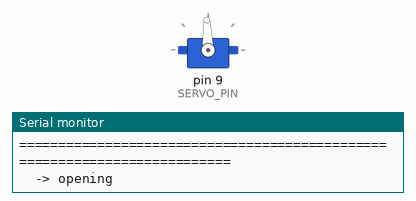
This sketch was run on a simulated Arduino Uno, built with avr-gcc and run on an emulated ATmega328P. Parts: servo, the last lines printed to the serial monitor.

Above: at 1.9 s.
At 3.9 s:
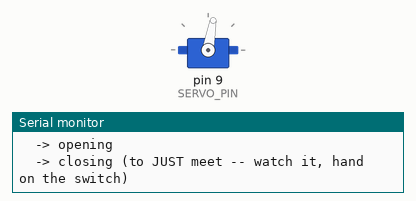
Timing chart, 0 to 7.4 s (numbered marks = the images above):
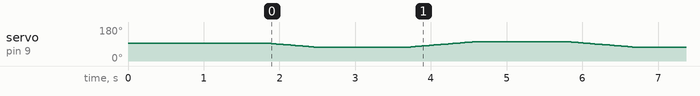

The sketch:

gripper_test.ino
```cpp
// ============================================================================
//  gripper_test.ino  --  BENCH test for the gripper's ONE servo, alone
//  Part of: curious-research / projects/effector-mount
// ----------------------------------------------------------------------------
//  WHAT THIS IS  --  AND WHAT IT IS NOT
//  A tiny bench sketch to exercise the gripper's SINGLE servo on the BENCH,
//  BY ITSELF, so you can find its open and closed positions and watch the jaws
//  move before you ever trust them on anything. It sweeps the servo slowly
//  between an OPEN pulse and a CLOSE pulse, pausing at each end, forever.
//
//  THIS IS NOT ARM MOTION CODE. It drives one servo on a breadboard, not the
//  arm. Do NOT graft this onto the 6-servo arm.
//    * Arm-mounted use MUST go through the CLAMPED path:
//        projects/arm-pen-plotter/teach_and_replay.py  (the laptop side)
//        projects/arm-pen-plotter/pen_plotter_arm.ino  (the board side)
//      driven against  arm/calibration.json  (your measured safe envelope).
//      In that path the gripper is joint index 5, and EVERY angle passes
//      through clamp() before it can reach a motor. A raw servo write like the
//      one in THIS sketch has no envelope behind it — that is exactly why it
//      stays on the bench and off the arm.
//    * The repository's controlled arm workflow requires arm/calibration.json.
//      That does not guarantee that other sketches or board startup cannot move
//      hardware. This bench sketch needs separate, measured gripper limits.
//
//  HOW TO USE IT (makers)
//    1. Wire ONE servo per the WIRING block below (external fused supply!).
//    2. Set GRIP_OPEN_US and GRIP_CLOSE_US to numbers YOU measured (see below).
//    3. Upload, open Serial Monitor at 115200 baud, READ the banner, keep a
//       hand on the power switch, and watch the jaws sweep.
// ----------------------------------------------------------------------------
//  WIRING  --  READ THIS BEFORE YOU CONNECT ANYTHING (binding safety rule)
//
//    SERVO POWER IS A SEPARATE, EXTERNAL, FUSED SUPPLY. NEVER THE ARDUINO 5 V PIN.
//
//    A gripper servo CAN STALL if commanded farther than the jaws or object can
//    move. A stalling servo draws far more current than the Arduino regulator
//    can give — powering it from the 5 V pin browns out the board (it resets or
//    acts drunk) or fries it outright.
//
//    * Use a dedicated supply within the ACTUAL servo's voltage range and size
//      it from that exact model's specification plus a supervised measurement.
//    * FUSE the positive lead. Choose the fuse from measured current, supply
//      capability and wire capacity; no universal rating is asserted here.
//    * A REACHABLE POWER SWITCH on the servo supply, within arm's reach, so you
//      can cut motor power instantly WITHOUT unplugging the USB.
//    * SHARED GROUND: the servo supply's (-) MUST connect to the Arduino GND, or
//      the signal has no common reference and the servo twitches randomly.
//
//        Arduino GND  ------+------------------  Servo supply (-)
//                           |
//        (shared ground)    +--  servo (-)  (brown/black)
//
//        Servo supply (+) --[FUSE]--[SWITCH]--  servo (+)  (red)
//
//        Arduino pin 9  ------------------------  servo signal (orange/yellow)
//
//    CHECK THIS YOURSELF: the fuse, the shared ground, and the reachable switch
//    are power items — verify them on your own bench before energizing. A human
//    watches every powered move, hand on the switch. Nothing here is ever "safe
//    unattended". Cut power first, ask questions after.
// ============================================================================

#include <Servo.h>

// ---- The signal pin the servo listens on (power comes from the EXTERNAL supply) ----
const int SERVO_PIN = 9;

// ============================================================================
//  THE TWO NUMBERS YOU MEASURE  --  in MICROSECONDS of pulse width.
//  A hobby servo reads repeated control pulses, but its accepted pulse range is
//  model-specific. Do NOT assume a universal 500..2500 us range. The exact pulse
//  for "jaws just open" and "jaws just touching" depends on YOUR
//  servo, YOUR pinion, and how you clocked the horn on the shaft — so YOU find
//  them, once, by hand. There is no universal value.
//
//  HOW TO FIND THEM SAFELY (power OFF between tries, tiny steps):
//    1. Start both equal to GRIP_MID_US (below) so the servo just centres.
//    2. Power on, watch, note where the jaws are. Power OFF.
//    3. Nudge one value by ~25 us, power on, look, power OFF. Repeat.
//    4. GRIP_OPEN_US  = the pulse where the jaws are open as wide as you need.
//    5. GRIP_CLOSE_US = the pulse where the jaws JUST MEET / just touch your
//       object -- and NO FURTHER. Do NOT drive them harder into a closed stall:
//       a stalled servo can overheat or damage its gears.
//    6. Record the values with the exact servo and mechanism revision; recheck
//       after mechanical changes.
//
//  The starting values below are UNVERIFIED placeholders near nominal centre.
//  They can still cause motion or a jam on your mechanism. REPLACE them with
//  values established by a supervised incremental bench test.
// ============================================================================
const int GRIP_MID_US   = 1500;   // placeholder only; NOT a proven centre
const int GRIP_OPEN_US  = 1300;   // <-- MEASURE: pulse for "jaws open"
const int GRIP_CLOSE_US = 1600;   // <-- MEASURE: pulse for "jaws just meet"
                                  //     (set so they TOUCH, never stall harder)

// ---- Sweep gentleness. Small step + short delay = slow, watchable motion. ----
const int SWEEP_STEP_US  = 4;      // microseconds moved per step (smaller = slower)
const int SWEEP_DELAY_MS = 12;     // pause between steps (bigger = slower)
const int END_PAUSE_MS   = 1200;   // pause at each end (open / closed)

Servo gripper;
int currentUs = GRIP_MID_US;       // where we believe the servo is, in us

// ---- Ease from currentUs to targetUs in small steps, so motion is gentle. ----
void sweepTo(int targetUs) {
  int step = (targetUs >= currentUs) ? SWEEP_STEP_US : -SWEEP_STEP_US;
  while ((step > 0 && currentUs < targetUs) ||
         (step < 0 && currentUs > targetUs)) {
    currentUs += step;
    // don't overshoot the target on the final step
    if ((step > 0 && currentUs > targetUs) ||
        (step < 0 && currentUs < targetUs)) {
      currentUs = targetUs;
    }
    gripper.writeMicroseconds(currentUs);
    delay(SWEEP_DELAY_MS);
  }
  currentUs = targetUs;
}

void printBanner() {
  String line = "==========================================================================";
  Serial.println(line);
  Serial.println("  GRIPPER BENCH TEST  --  ONE servo, on the bench, NOT on the arm.");
  Serial.println(line);
  Serial.println("  BEFORE you let this run:");
  Serial.println("   * SERVO POWER = a SEPARATE, FUSED supply within the ACTUAL servo");
  Serial.println("     voltage range, sized from its spec and measurement; ground shared to");
  Serial.println("     Arduino GND, with a REACHABLE switch. NEVER the Arduino's 5 V pin --");
  Serial.println("     a gripping servo stalls and browns out or fries the board.");
  Serial.println("   * KEEP A HAND ON THE POWER SWITCH. Watch every sweep. If it buzzes,");
  Serial.println("     smells hot, or jams closed, CUT POWER FIRST, ask questions after.");
  Serial.println("   * BENCH ONLY. This drives one servo. It is NOT arm motion code --");
  Serial.println("     arm-mounted use goes through the clamped teach_and_replay.py path");
  Serial.println("     against a measured arm/calibration.json. That is separate from this test.");
  Serial.println("   * Set GRIP_CLOSE_US so the jaws JUST MEET -- never a hard stall.");
  Serial.println(line);
  Serial.print("  open pulse  = "); Serial.print(GRIP_OPEN_US);  Serial.println(" us");
  Serial.print("  close pulse = "); Serial.print(GRIP_CLOSE_US); Serial.println(" us");
  Serial.println(line);
}

void setup() {
  Serial.begin(115200);
  // A short wait so the Serial Monitor catches the banner from a fresh open.
  delay(600);
  printBanner();

  gripper.attach(SERVO_PIN);
  // This immediately commands the UNVERIFIED centre placeholder. It may move.
  currentUs = GRIP_MID_US;
  gripper.writeMicroseconds(currentUs);
  delay(END_PAUSE_MS);
}

void loop() {
  Serial.println("  -> opening");
  sweepTo(GRIP_OPEN_US);
  delay(END_PAUSE_MS);

  Serial.println("  -> closing (to JUST meet -- watch it, hand on the switch)");
  sweepTo(GRIP_CLOSE_US);
  delay(END_PAUSE_MS);
}
```
